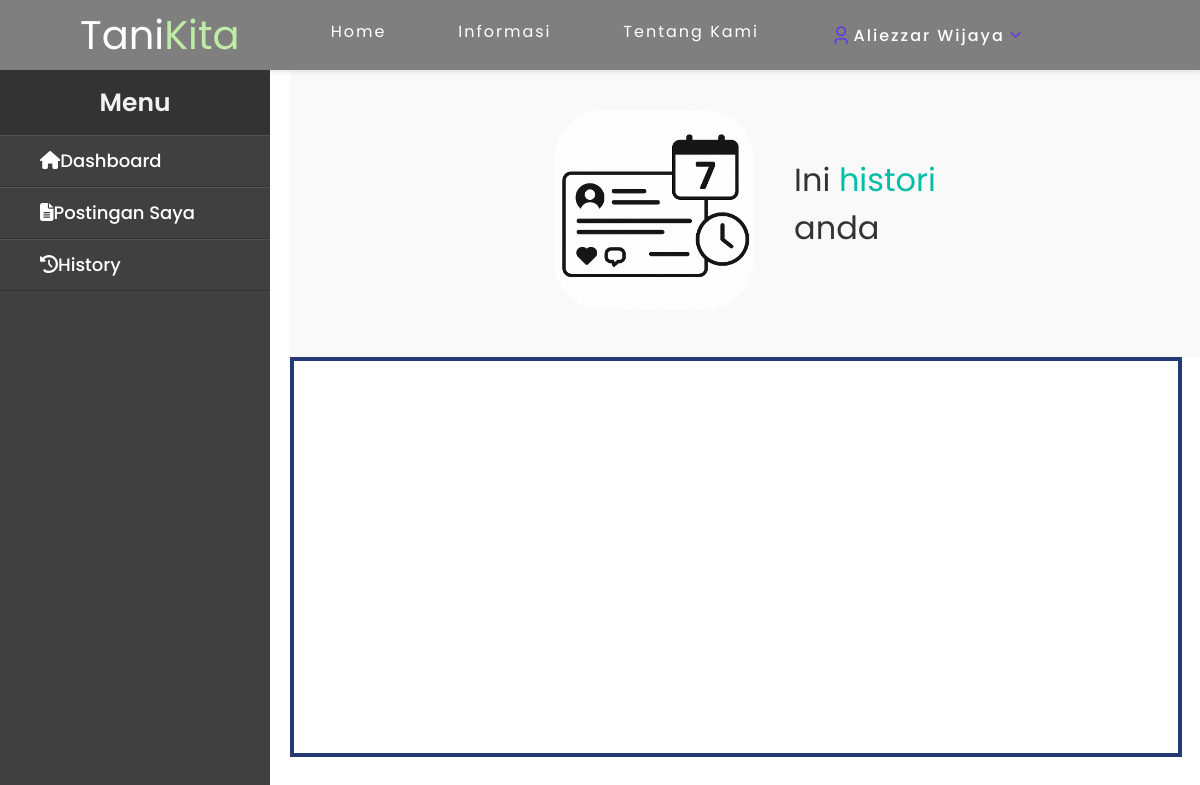
Page /pages/projek/history/index.php (signed in) on the earlier database version.
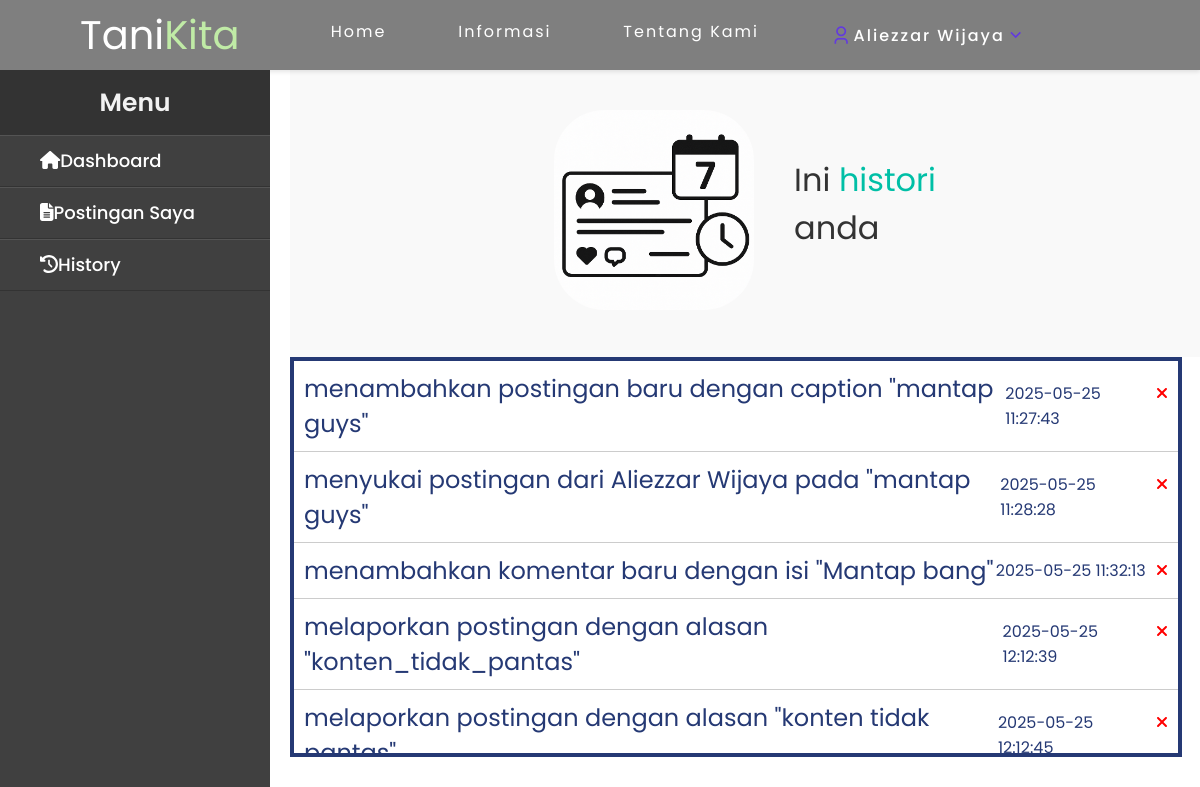
Same page on the later database version.
### tables this page shows
CREATE TABLE `history` (
  `HistoryID` int(11) NOT NULL,
  `UserID` int(11) NOT NULL,
  `aksi` text DEFAULT NULL,
  `tanggal` datetime DEFAULT current_timestamp()
);

### pages/projek/history/index.php (the view, shortened to what this page needs)
<?php
include_once '../../../components/connection.php';
$user_id = $_SESSION['UserID'];
$query = "SELECT * FROM `history` WHERE UserID = ? ORDER BY `history`.`tanggal` ASC";
$query = $conn->prepare($query);
$query->bind_param("i", $user_id);
$query->execute();
$result = $query->get_result();
?>
<!DOCTYPE html>
<html lang="en">
<link
  rel="stylesheet"
  href="https://cdnjs.cloudflare.com/ajax/libs/remixicon/4.6.0/remixicon.css" />
<head>
  <link rel="stylesheet" href="../css/sidebar.css">
  <link rel="stylesheet" href="../css/style.css">
  <link rel="stylesheet" href="css/history.css">
  <link rel="stylesheet" href="https://cdnjs.cloudflare.com/ajax/libs/font-awesome/6.7.1/css/all.min.css"
 />
  <link rel="stylesheet" href="https://cdn.jsdelivr.net/npm/sweetalert2@11.17.2/dist/sweetalert2.min.css">
  <link href='https://unpkg.com/boxicons@2.1.4/css/boxicons.min.css' rel='stylesheet'>
  <link rel="stylesheet" href="https://cdnjs.cloudflare.com/ajax/libs/font-awesome/6.7.2/css/all.min.css">
</head>
<body>
  <?php include_once $_SERVER['DOCUMENT_ROOT'] . '/tanikita/components/navbar.php'; ?>
  <section class="containerAll">
    <?php include_once $_SERVER['DOCUMENT_ROOT'] . '/tanikita/components/sidebar.php'; ?>
    <main class="main-content" style="height: 100vh;">
      <section class="banner-section">
        <div class="banner-content">
          <div class="banner-image">
            <img src="../../../img/history.png" alt="Illustration">
          </div>
          <div class="banner-text">
            <h1>Ini <span class="highlight">histori</span><br> anda</h1>
          </div>
        </div>
      </section>
        <div class="history-container">
          <?php while ($row = $result->fetch_assoc()) { ?>
            <div class="content-history" id="content-<?= $row['HistoryID']; ?>" style="display: flex;">
              <h1><?= $row['aksi']; ?></h1>
              <div class="kanan">
              <p><?= $row['tanggal']; ?></p>
              <p onclick="hapusHistoriKonten(<?= $row['UserID']; ?>, <?= $row['HistoryID']; ?>)" style="cursor: pointer;"><i class="fas fa-xmark"></i></p>
              </div>
            </div>
          <?php } ?>
        </div>
    </main>
  </section>
</body>
</html>

### components/navbar.php (shortened to what this page needs)
<!DOCTYPE html>
<html lang="en">
<link
    rel="stylesheet"
    href="https://cdnjs.cloudflare.com/ajax/libs/remixicon/4.6.0/remixicon.css" />
<head>
    <link rel="stylesheet" href="/tanikita/css/navbar.css">
    <link rel="stylesheet" href="https://cdnjs.cloudflare.com/ajax/libs/font-awesome/6.7.1/css/all.min.css"
 />
    <link rel="stylesheet" href="https://cdn.jsdelivr.net/npm/sweetalert2@11.17.2/dist/sweetalert2.min.css">
</head>
<body>
    <nav style="color: black;">
        <a href="http://<?= $_SERVER['HTTP_HOST']; ?>/tanikita/index.php" class="logo">Tani<span>Kita</span></a>
        <ul style="color: black;">
            <li><a href="http://<?= $_SERVER['HTTP_HOST']; ?>/tanikita/#home">Home</a></li>
            <li><a href="http://<?= $_SERVER['HTTP_HOST']; ?>/tanikita/#informasi">Informasi</a></li>
            <li><a href="http://<?= $_SERVER['HTTP_HOST']; ?>/tanikita/pages/aboutMe/index.php">Tentang Kami</a></li>
            <?php if (isset($_SESSION['username'])) { ?>
                <li>
                    <div class="container">
                        <div class="dropdown" id="dropdown-content">
                            <a class="dropdown__button" id="dropdown-button">
                                <i class="ri-user-3-line dropdown__icon"></i>
                                <span class="dropdown__name"><?= $_SESSION['username'] ?></span>
                                <div class="dropdown__icons">
                                    <i class="ri-arrow-down-s-line dropdown__arrow"></i>
                                </div>
                            </a>
                        </div>
                    </div>
                </li>
            <?php } else { ?>
                <li>
                    <a href="http://<?= $_SERVER['HTTP_HOST']; ?>/tanikita/pages/login-register">Sign in / Sign up</a>
                </li>
            <?php } ?>
        </ul>
    </nav>

### components/sidebar.php (shortened to what this page needs)
<aside class="wrapper-sidebar">
    <aside class="sidebar">
        <div class="title">
            Menu
        </div>
        <ul class="list-items">
            <li><a href="http://<?= $_SERVER['HTTP_HOST']; ?>/tanikita/pages/projek/index.php"><i class="fas fa-home"></i>Dashboard</a></li>
            <li><a href="http://<?= $_SERVER['HTTP_HOST']; ?>/tanikita/pages/projek/postinganSaya/index.php"><i class="fas fa-file-alt"></i>Postingan Saya</a></li>
            <li><a href="http://<?= $_SERVER['HTTP_HOST']; ?>/tanikita/pages/projek/history/index.php"><i class="fas fa-history"></i>History</a></li>
        </ul>
    </aside>
</aside>

### pages/projek/css/sidebar.css (style rules this page uses)
.wrapper-sidebar * { font-family: 'Poppins', sans-serif; }
.wrapper-sidebar { height: 100%; width: 290px; position: relative; }
.sidebar * { font-family: 'Poppins', sans-serif !important ; }
.sidebar { position: fixed; height: 100%; width: 270px; background-color: #404040; overflow: hidden; }
.sidebar .title { color: #f2f2f2; font-size: 25px; font-weight: 600; line-height: 65px; background: #333; text-align: center; }
.sidebar .list-items { position: relative; background: #404040; height: 100%; width: 100%; list-style: none; }
.sidebar .list-items li { padding-left: 40px; line-height: 50px; border-top: 1px solid rgba(255, 255, 255, 0.1); border-bottom: 1px solid #333; }
.sidebar .list-items li a { color: #fff; text-decoration: none; font-size: 18px; font-weight: 500; height: 100%; width: 100%; display: block; }

### pages/projek/css/style.css (style rules this page uses)
:root { --body-color: #e4e9f7; }
* { margin: 0; padding: 0; box-sizing: border-box; font-family: "Poppins", sans-serif; font-weight: 400; font-style: normal; text-decoration: none; }
html { scrollbar-width: thin; scrollbar-color: rgba(0, 0, 0, 0.5) transparent; scroll-behavior: smooth; }
body { overflow-x: hidden; overflow-y: scroll; min-height: 200vh; color: black; background-color: var(--body-color); }
nav { position: static !important; background: rgba(0, 0, 0, 0.5) !important; }
.containerAll { display: flex; }
.main-content { flex: 1; }
.banner-section { color: black; padding: 50px 20px; text-align: center; min-height: 30vh; display: flex; flex-direction: column; justify-content: center; padding-bottom: 0; }
.banner-section h1 { font-size: 3rem; font-family: "Poppins", sans-serif; margin-bottom: 20px; }
.banner-section { text-align: center; padding: 40px 0; background-color: #f9f9f9; }
.banner-content { display: flex; align-items: center; justify-content: center; flex-wrap: wrap; gap: 40px; }
.banner-text { max-width: 500px; text-align: left; }
.banner-text h1 { font-size: 36px; color: #333; }
.banner-text .highlight { color: #00bfa6; }
.banner-image img { width: 200px; max-width: 100%; border-radius: 50px; }

### pages/projek/history/css/history.css (style rules this page uses)
* { margin: 0; padding: 0; box-sizing: border-box; }
body { overflow: hidden; height: 100dvh; width: 100vw; }
.banner-section .banner-content .banner-image img { width: 200px; height: 200px; object-fit: cover; }
.banner-section .banner-content .banner-text h1 { font-size: 2rem; }
.history-container { height: 400px; width: 98%; border: solid 4px; overflow-y: auto; }
.content-history { justify-content: space-between; align-items: center; padding: 10px; border-bottom: solid 1px #ccc; }

### components/sidebar.php (style rules this page uses)
.wrapper-sidebar * { font-family: 'Poppins', sans-serif; }
.wrapper-sidebar { height: 100%; width: 290px; position: relative; }
.sidebar * { font-family: 'Poppins', sans-serif !important; }
.sidebar { position: fixed; height: 100%; width: 270px; background-color: #404040; overflow: hidden; }
.sidebar .title { color: #f2f2f2; font-size: 25px; font-weight: 600; line-height: 65px; background: #333; text-align: center; }
.sidebar .list-items { position: relative; background: #404040; height: 100%; width: 100%; list-style: none; }
.sidebar .list-items li { padding-left: 40px; line-height: 50px; border-top: 1px solid rgba(255, 255, 255, 0.1); border-bottom: 1px solid #333; }
.sidebar .list-items li a { color: #fff; text-decoration: none; font-size: 18px; font-weight: 500; height: 100%; width: 100%; display: block; }

### pages/projek/history/index.php (style rules this page uses)
.kanan { display: flex; gap: 10px; }
.kanan .fa-xmark { color: red; }

Differences in the rows shown:
added history: aksi "menambahkan postingan baru dengan caption \"mantap guys\"", tanggal "2025-05-25 11:27:43"
added history: aksi "menyukai postingan dari Aliezzar Wijaya pada \"mantap guys\"", tanggal "2025-05-25 11:28:28"
added history: aksi "menambahkan komentar baru dengan isi \"Mantap bang\"", tanggal "2025-05-25 11:32:13"
added history: aksi "melaporkan postingan dengan alasan \"konten_tidak_pantas\"", tanggal "2025-05-25 12:12:39"
added history: aksi "melaporkan postingan dengan alasan \"konten tidak…", tanggal "2025-05-25 12:12:45"
